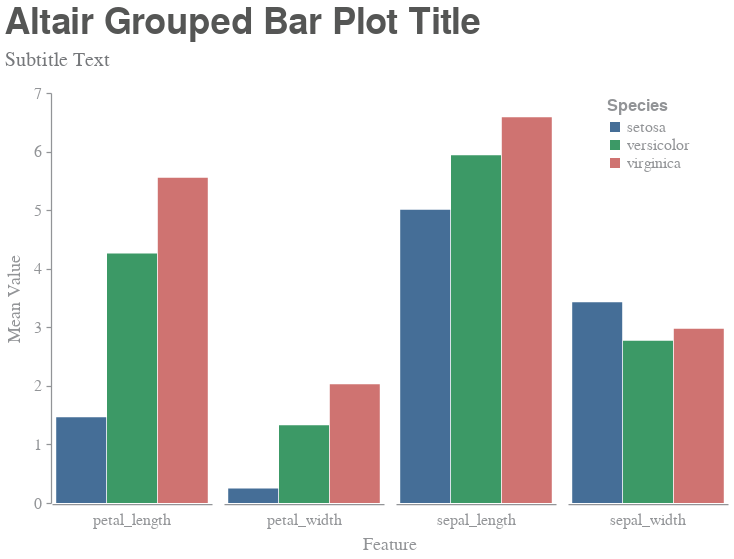

Notebook code for this chart:
### Code cell
# data 
bar_data = df_iris.groupby("species").mean()
bar_data["species"] = bar_data.index
bar_data.reset_index(drop=True, inplace=True)
bar_data_melt = bar_data.melt(id_vars=['species'], 
                              value_vars=['sepal_length', 'sepal_width','petal_length', 'petal_width'])
bar_data_melt.columns = ["Species","Feature","Value"]
# bars
chart = alt.Chart(bar_data_melt).mark_bar(
    size=50,
).encode(
    column=alt.Column("Feature:N", title="Feature", spacing=10, 
                      header=alt.Header(orient="bottom", titlePadding=-2, labelPadding=8)),
    y=alt.Y("Value:Q", title="Mean Value"),
    color=alt.Color("Species:N", title="Species" , 
                    legend=alt.Legend(orient="none", legendX=550, legendY=0)),
    x=alt.X("Species:O", axis=alt.Axis(title=None, labels=False, ticks=False)),
    opacity=alt.value(0.8),
).properties(
    title={"text" : "Altair Grouped Bar Plot Title",  
           "subtitle" : "Subtitle Text"},
    width=160, height=410,
).configure_scale(
    bandPaddingInner=0.01,
    bandPaddingOuter=0.08,
)
# display
chart.display()

### Figure 1 — Vega-Lite specification as saved in the notebook (floating-point values rounded to 4 significant figures)
{"background": "white", "config": {"axis": {"grid": false, "domainColor": "#929497", "domainWidth": 1.25, "tickColor": "#929497", "tickSize": 5, "tickWidth": 1.25, "tickCount": 6, "titleFont": "Helvetica Neue", "titleColor": "#929497", "titleFontSize": 18, "titleFontWeight": 400, "titlePadding": 5, "labelFont": "Helvetica Neue", "labelColor": "#929497", "labelFontSize": 16, "labelFontWeight": 400, "labelPadding": 5}, "axisX": {"titlePadding": 5}, "axisY": {"titlePadding": 10}, "title": {"font": "Helvetica Neue", "color": "#555655", "fontSize": 36, "fontWeight": 600, "subtitleFont": "Helvetica Neue", "subtitleColor": "#76787B", "subtitleFontSize": 20, "subtitleFontWeight": 400, "subtitlePadding": 8, "anchor": "start", "offset": 14}, "legend": {"titleFont": "Helvetica Neue", "titleColor": "#929497", "titleFontSize": 16, "titleFontWeight": 600, "titlePadding": 5, "labelFont": "Helvetica Neue", "labelColor": "#929497", "labelFontSize": 16, "labelFontWeight": 400, "offset": 20, "padding": 5}, "header": {"titleFont": "Helvetica Neue", "titleColor": "#929497", "titleFontSize": 18, "titleFontWeight": 400, "labelFont": "Helvetica Neue", "labelColor": "#929497", "labelFontSize": 16, "labelFontWeight": 400}, "range": {"category": ["#174A7E", "#0C8040", "#C3514E", "#F79747", "#663399"], "diverging": ["#76787B", "#828282", "#929497", "#A6A6A5", "#BFBEBE"]}, "view": {"stroke": "transparent"}, "circle": {"color": "#174A7E", "size": 100}, "point": {"filled": true}, "bar": {"color": "#174A7E"}, "line": {"color": "#174A7E"}, "text": {"font": "Helvetica Neue", "fontSize": 18, "color": "#76787B"}, "rule": {"size": 1.25, "color": "#929497"}, "area": {"fill": "#174A7E"}, "scale": {"bandPaddingInner": 0.01, "bandPaddingOuter": 0.08}}, "data": {"name": "data-c32e728ac7c02575e5e37e2e9643bbbd"}, "mark": {"type": "bar", "size": 50}, "encoding": {"color": {"type": "nominal", "field": "Species", "legend": {"legendX": 550, "legendY": 0, "orient": "none"}, "title": "Species"}, "column": {"type": "nominal", "field": "Feature", "header": {"labelPadding": 8, "orient": "bottom", "titlePadding": -2}, "spacing": 10, "title": "Feature"}, "opacity": {"value": 0.8}, "x": {"type": "ordinal", "axis": {"labels": false, "ticks": false, "title": null}, "field": "Species"}, "y": {"type": "quantitative", "field": "Value", "title": "Mean Value"}}, "height": 410, "title": {"text": "Altair Grouped Bar Plot Title", "subtitle": "Subtitle Text"}, "width": 160, "$schema": "https://vega.github.io/schema/vega-lite/v4.8.1.json", "datasets": {"data-c32e728ac7c02575e5e37e2e9643bbbd": [{"Species": "setosa", "Feature": "sepal_length", "Value": 5.006}, {"Species": "versicolor", "Feature": "sepal_length", "Value": 5.936}, {"Species": "virginica", "Feature": "sepal_length", "Value": 6.588}, {"Species": "setosa", "Feature": "sepal_width", "Value": 3.428}, {"Species": "versicolor", "Feature": "sepal_width", "Value": 2.77}, {"Species": "virginica", "Feature": "sepal_width", "Value": 2.974}, {"Species": "setosa", "Feature": "petal_length", "Value": 1.462}, {"Species": "versicolor", "Feature": "petal_length", "Value": 4.26}, {"Species": "virginica", "Feature": "petal_length", "Value": 5.552}, {"Species": "setosa", "Feature": "petal_width", "Value": 0.246}, {"Species": "versicolor", "Feature": "petal_width", "Value": 1.326}, {"Species": "virginica", "Feature": "petal_width", "Value": 2.026}]}}
